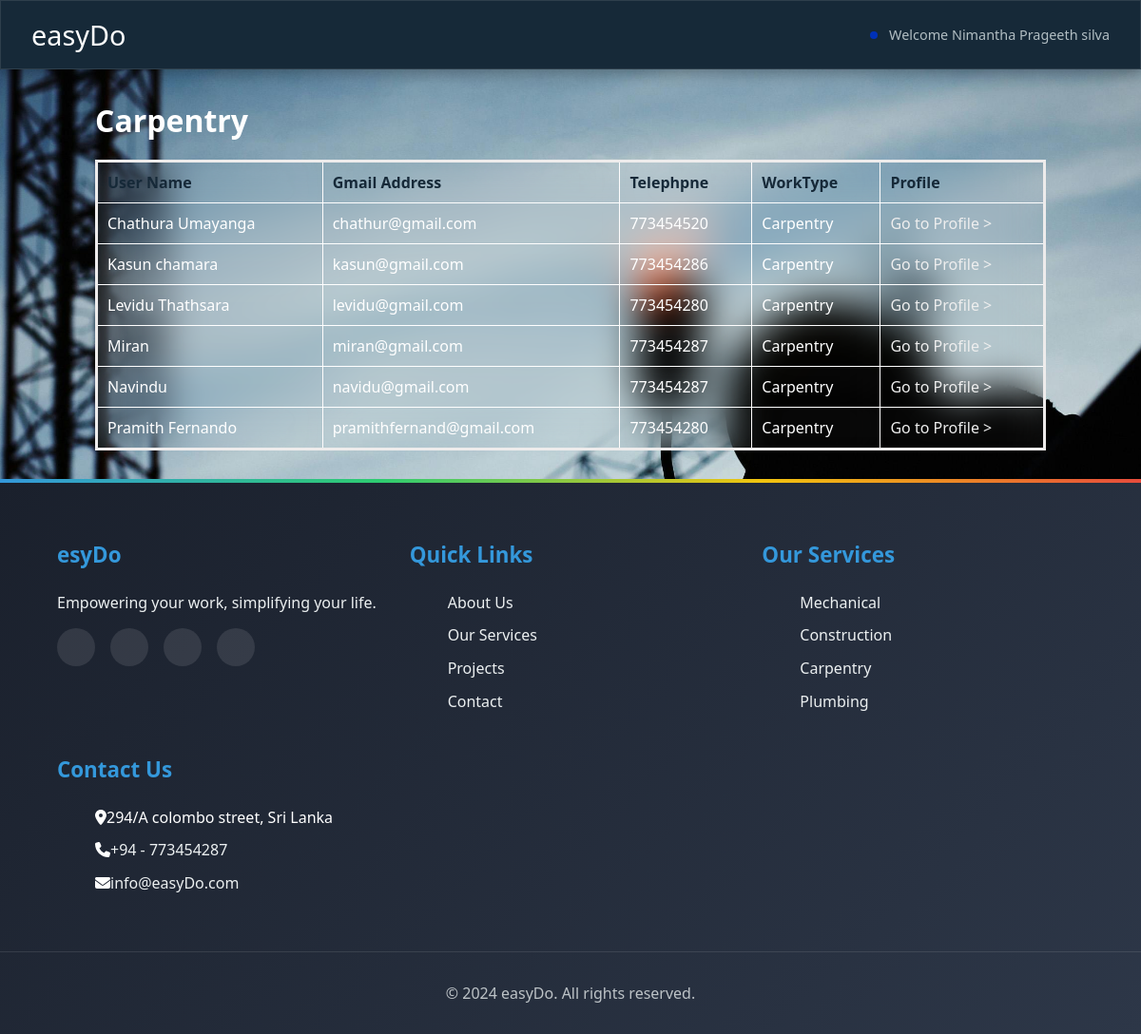
The app's page /carpentry.php (signed in) with its own data.
### tables this page shows
CREATE TABLE `workers` (
  `id` int(100) NOT NULL,
  `user_name` varchar(50) NOT NULL,
  `nic` int(10) NOT NULL,
  `email` varchar(50) NOT NULL,
  `tel_num` int(10) NOT NULL,
  `work_type` varchar(40) NOT NULL,
  `password` varchar(40) NOT NULL,
  `last_login` datetime NOT NULL,
  `is_deleted` tinyint(1) NOT NULL
);

### carpentry.php (the view, shortened to what this page needs)
<?php require_once('includes/connection.php'); ?>
<?php
    $user_list ='';
    $query = "SELECT * FROM workers WHERE work_type='Carpentry' ORDER BY user_name";
    $users = mysqli_query($connection, $query);
    while ($user = mysqli_fetch_assoc($users)) {
            $user_list .= "<tr>";
            $user_list .= "<td>{$user['user_name']}</td>";
            $user_list .= "<td>{$user['email']}</td>";
            $user_list .= "<td>{$user['tel_num']}</td>";
            $user_list .= "<td>{$user['work_type']}</td>";
            $user_list .= "<td><a href=\"profile-carpentry.php?user_id={$user['id']}\">Go to Profile ></a></td>";
            $user_list .= "</tr>";
        }
?>
<!DOCTYPE html>
<html lang="en">
<head>
    <link rel="stylesheet" href="css/workers.css">
</head>
<body>
    <header>
        <div class="appname"><a href="service.php"><h2>easyDo</h2></a></div>
        <div class="loggedin">Welcome <?php  echo $_SESSION['user_name']; ?>
    </header>
    <main>
    <h1> Carpentry<span></span></h1>
    <table class="masterlist">
        <tr>
            <th>User Name</th>
            <th>Gmail Address</th>
            <th>Telephpne</th>
            <th>WorkType</th>
            <th>Profile</th>
        </tr>
        <tr>
            <?php echo $user_list; ?>
        </tr>
    </table>
    </main>
<?php include('includes/footer.php'); ?>
    </body>
</html>

### css/workers.css (style rules this page uses)
* { margin: 0; }
body { font-family: 'Poppins', 'Segoe UI', sans-serif; background: url(img/e7.jpg) no-repeat; background-size: cover; background-position: center; font-size: 16px; }
a { text-decoration: none; color: #eee; }
header { display: contents; background: #162938; padding: 1rem 2rem; box-shadow: 0 4px 15px rgba(0, 0, 0, 0.3); display: flex; justify-content: space-between; align-items: center; margin-bottom: 2rem; border: 1px solid rgba(255, 255, 255, 0.1); }
.appname h2 { color: #ffffff; font-size: 1.8rem; font-weight: 500; }
.loggedin { color: #b2bec3; font-size: 0.9rem; position: relative; padding-left: 20px; }
.loggedin::before { content: ''; position: absolute; left: 0; top: 50%; width: 8px; height: 8px; background: #0031b8; border-radius: 50%; transform: translateY(-50%); }
main { width: 1000px; margin: 30px auto; }
main h1 { margin-bottom: 20px; color: #ffffff; }
table.masterlist { width: 100%; border-collapse: collapse; border:solid #eeecec; backdrop-filter: blur(20px); background: transparent; }
table.masterlist th { background-color: #eeecec; color: #162938; text-align: left; }
table.masterlist td { color: #ffffff; }
table.masterlist th, table.masterlist td { padding: 10px; border-bottom: 1.5px solid #ffffff; border-right: 1.5px solid #fffdfd; backdrop-filter: blur(20px); background: transparent; }

### records on screen
workers: user_name "Chathura Umayanga", email "chathur@gmail.com", tel_num "773454520", work_type "Carpentry"
workers: user_name "Kasun chamara", email "kasun@gmail.com", tel_num "773454286", work_type "Carpentry"
workers: user_name "Levidu Thathsara", email "levidu@gmail.com", tel_num "773454280", work_type "Carpentry"
workers: user_name "Miran", email "miran@gmail.com", tel_num "773454287", work_type "Carpentry"
workers: user_name "Navindu", email "navidu@gmail.com", tel_num "773454287", work_type "Carpentry"
workers: user_name "Pramith Fernando", email "pramithfernand@gmail.com", tel_num "773454280", work_type "Carpentry"

### other values on screen
$_SESSION['user_name'] "Nimantha Prageeth silva"
